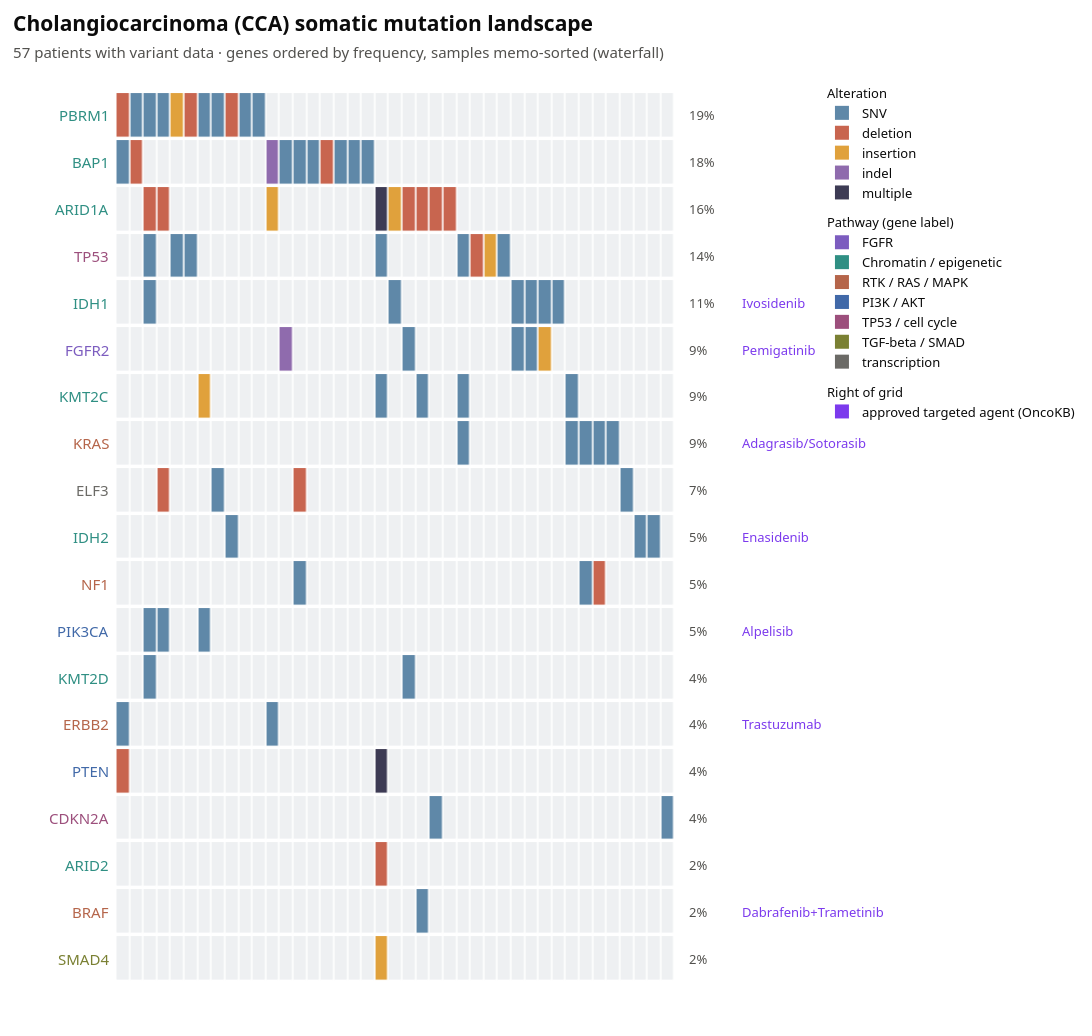

Here is the notebook cell this chart was saved with:
### Markdown cell above
## Somatic mutation landscape

An oncoprint of curated cholangiocarcinoma driver genes (grouped by pathway) across the cohort, coloured by variant class, with per-gene mutation frequency and the approved targeted agent for actionable drivers.

### Code cell
import json, numpy as np, pandas as pd
from collections import Counter, defaultdict

# validated dataviz palette
CAT = {"blue":"#2a78d6","aqua":"#1baf7a","yellow":"#eda100","green":"#008300","violet":"#4a3aa7",
       "red":"#e34948","magenta":"#e87ba4","orange":"#eb6834"}
INK,SEC,MUT,GRID,SURF = "#0b0b0b","#52514e","#898781","#e1e0d9","#fcfcfb"
FONT = "system-ui, -apple-system, Segoe UI, sans-serif"

def _res(rt): return [json.loads(r) for r in df_raw.loc[df_raw.resource_type==rt, "resource"]]
def _ext(exts, key):
    for e in exts or []:
        if key in e.get("url",""): return e.get("valueCode") or e.get("valueString")

pat = {p["id"]:{"sex":_ext(p.get("extension"),"birthsex"),"race":_ext(p.get("extension"),"us-core-race")} for p in _res("Patient")}
surv, pat_genes, pat_nvar = {}, defaultdict(dict), Counter()
for o in _res("Observation"):
    cd = o.get("code",{}).get("coding",[{}])[0]
    pid = (o.get("subject",{}).get("reference","") or "").replace("Patient/","")
    if cd.get("code")=="NCIT_C156419" or cd.get("display")=="Days between Diagnosis and Death":
        v = o.get("valueQuantity",{}).get("value")
        if pid and v is not None: surv[pid] = v/365.25
    comps = {(c.get("code",{}).get("coding",[{}])[0].get("display") or c.get("code",{}).get("coding",[{}])[0].get("code")):c.get("valueString") for c in o.get("component",[])}
    g, vc = comps.get("hugo_symbol"), comps.get("variant_class")
    if g and pid:
        pat_nvar[pid]+=1; prev=pat_genes[pid].get(g)
        pat_genes[pid][g] = vc if prev is None else ("multiple" if prev!=vc else prev)
# one row per patient (dedup) -> avoids the earlier variant-row inflation
sdf = pd.DataFrame([{"pid":p,"years":surv[p],"event":1,"sex":pat.get(p,{}).get("sex"),
                     "race":pat.get(p,{}).get("race"),"nvar":pat_nvar.get(p,0)} for p in surv])
print(f"survival: {len(sdf)} unique patients with a diagnosis-to-death observation (median {sdf.years.median():.2f}y)")

# ---- curated driver oncoprint + actionable targeted-therapy table (plotly) ----
import plotly.graph_objects as go
# Cholangiocarcinoma driver genes grouped by the alteration classes established in the CCA genomic
# literature: Banales et al. 2020 (Nat Rev Gastroenterol Hepatol), Nakamura et al. 2015 (Nat Genet),
# Farshidfar et al. 2017 (Cell Rep; TCGA-CHOL). Mutant IDH1/IDH2 act epigenetically in CCA
# (2-hydroxyglutarate -> DNA/histone hypermethylation), so they group with chromatin/epigenetic
# regulators, not "metabolism".
CCA_PATHWAYS={
    "FGFR":                   ["FGFR2"],
    "Chromatin / epigenetic": ["IDH1","IDH2","BAP1","ARID1A","ARID2","PBRM1","KMT2C","KMT2D"],
    "RTK / RAS / MAPK":       ["KRAS","BRAF","ERBB2","NF1","MET"],
    "PI3K / AKT":             ["PIK3CA","PTEN"],
    "TP53 / cell cycle":      ["TP53","CDKN2A"],
    "TGF-beta / SMAD":        ["SMAD4"],
    "transcription":          ["ELF3"],
}
CCA_DRIVERS=[g for gs in CCA_PATHWAYS.values() for g in gs]
# TARGETS provided by the OncoKB overlay cell above
# ---- waterfall oncoprint: genes by frequency, samples memo-sorted; chic palette ----
VC={"SNV":"#5f88a8","deletion":"#c8654f","insertion":"#e0a13c","indel":"#8f6bad","multiple":"#3d3b54"}
EMPTY="#eef0f2"; VIOLET="#7c3aed"; SURF2="#ffffff"
PW={"FGFR":"#7c5cbf","Chromatin / epigenetic":"#2f8f83","RTK / RAS / MAPK":"#b5654a","PI3K / AKT":"#4169a8",
    "TP53 / cell cycle":"#9c4f7c","TGF-beta / SMAD":"#7a8033","transcription":"#6b6a66"}
gene_pw={g:pw for pw,gs in CCA_PATHWAYS.items() for g in gs}
vp=[p for p in pat_genes if pat_genes[p]]; NV=len(vp)
freq={g:sum(1 for p in vp if g in pat_genes[p]) for g in CCA_DRIVERS}
genes=sorted([g for g in CCA_DRIVERS if freq[g]>0], key=lambda g:-freq[g])                 # waterfall rows
cols=sorted([p for p in vp if any(g in pat_genes[p] for g in genes)],
            key=lambda p: tuple(1 if g in pat_genes[p] else 0 for g in genes), reverse=True) # memo-sort columns
rows=genes[::-1]
CODE={None:0,"SNV":1,"deletion":2,"insertion":3,"indel":4,"multiple":5}
z=[[CODE.get(pat_genes[p].get(g)) for p in cols] for g in rows]
txt=[[f"{g} &#183; {p[:8]}<br>{pat_genes[p].get(g) or 'wild-type'}" for p in cols] for g in rows]
disc=[EMPTY,VC["SNV"],VC["deletion"],VC["insertion"],VC["indel"],VC["multiple"]]; nD=len(disc)
cs=[]; [cs.extend([[i/nD,c],[(i+1)/nD,c]]) for i,c in enumerate(disc)]
fig=go.Figure(go.Heatmap(z=z,y=list(range(len(rows))),text=txt,hoverinfo="text",colorscale=cs,
              zmin=-0.5,zmax=5.5,xgap=1.6,ygap=3.4,showscale=False))
fig.update_yaxes(showticklabels=False,showgrid=False,zeroline=False,range=[-0.8,len(rows)-0.2])
fig.update_xaxes(showticklabels=False,showgrid=False,zeroline=False,range=[-7,len(cols)+10])
for i,g in enumerate(rows):
    fig.add_annotation(x=-0.9,y=i,text=g,showarrow=False,xanchor="right",font=dict(size=15,color=PW[gene_pw[g]]))
    fig.add_annotation(x=len(cols)-0.3,y=i,text=f"{100*freq[g]/NV:.0f}%",showarrow=False,xanchor="left",xshift=9,font=dict(size=13,color=SEC))
    if g in TARGETS:
        fig.add_annotation(x=len(cols)-0.3,y=i,text=TARGETS[g],showarrow=False,xanchor="left",xshift=62,font=dict(size=13,color=VIOLET))
for k in ["SNV","deletion","insertion","indel","multiple"]:
    fig.add_trace(go.Scatter(x=[None],y=[None],mode="markers",marker=dict(size=14,color=VC[k],symbol="square"),
                  name=k,legendgroup="a",legendgrouptitle_text="Alteration"))
for pw,c in PW.items():
    if any(gene_pw[g]==pw for g in genes):
        fig.add_trace(go.Scatter(x=[None],y=[None],mode="markers",marker=dict(size=14,color=c,symbol="square"),
                      name=pw,legendgroup="p",legendgrouptitle_text="Pathway (gene label)"))
fig.add_trace(go.Scatter(x=[None],y=[None],mode="markers",marker=dict(size=14,color=VIOLET,symbol="square"),
              name="approved targeted agent (OncoKB)",legendgroup="x",legendgrouptitle_text="Right of grid"))
fig.update_layout(paper_bgcolor=SURF2,plot_bgcolor=SURF2,font=dict(family=FONT,color=INK),
    width=max(1120,len(cols)*27+540),height=len(rows)*44+200,margin=dict(l=28,r=40,t=78,b=40),
    legend=dict(orientation="v",y=1,x=1.005,font=dict(size=13),bgcolor="rgba(0,0,0,0)"),
    title=dict(text=f"<b>Cholangiocarcinoma (CCA) somatic mutation landscape</b><br><span style='font-size:15px;color:{SEC}'>{NV} patients with variant data &#183; genes ordered by frequency, samples memo-sorted (waterfall)</span>",x=0.012,y=0.97,font=dict(size=21)))
fig.show()

# actionable driver -> approved targeted therapy (external: OncoKB)
print("\nActionable drivers in this cohort (external targeted-therapy metadata):")
print(f"{'gene':7}{'patients':>9}{'freq':>6}  {'targeted agent':22} link")
for g in CCA_DRIVERS:
    if g in TARGETS and freq[g]>0:
        print(f"{g:7}{freq[g]:>9}{100*freq[g]/NV:>5.0f}%  {TARGETS[g]:22} https://www.oncokb.org/gene/{g}")

### Figure 1 — Plotly figure (JSON) as saved in the notebook; plotly's stock layout.template omitted (floating-point values rounded to 4 significant figures; data arrays with more than 128 entries replaced by an {"elided": "..."} marker saying what was removed)
{"data": [{"colorscale": [[0, "#eef0f2"], [0.1667, "#eef0f2"], [0.1667, "#5f88a8"], [0.3333, "#5f88a8"], [0.3333, "#c8654f"], [0.5, "#c8654f"], [0.5, "#e0a13c"], [0.6667, "#e0a13c"], [0.6667, "#8f6bad"], [0.8333, "#8f6bad"], [0.8333, "#3d3b54"], [1, "#3d3b54"]], "hoverinfo": "text", "showscale": false, "text": {"elided": "19x41 str values"}, "type": "heatmap", "xgap": 1.6, "y": [0, 1, 2, 3, 4, 5, 6, 7, 8, 9, 10, 11, 12, 13, 14, 15, 16, 17, 18], "ygap": 3.4, "z": {"elided": "19x41 int values"}, "zmax": 5.5, "zmin": -0.5}, {"legendgroup": "a", "legendgrouptitle": {"text": "Alteration"}, "marker": {"color": "#5f88a8", "size": 14, "symbol": "square"}, "mode": "markers", "name": "SNV", "type": "scatter", "x": [null], "y": [null]}, {"legendgroup": "a", "legendgrouptitle": {"text": "Alteration"}, "marker": {"color": "#c8654f", "size": 14, "symbol": "square"}, "mode": "markers", "name": "deletion", "type": "scatter", "x": [null], "y": [null]}, {"legendgroup": "a", "legendgrouptitle": {"text": "Alteration"}, "marker": {"color": "#e0a13c", "size": 14, "symbol": "square"}, "mode": "markers", "name": "insertion", "type": "scatter", "x": [null], "y": [null]}, {"legendgroup": "a", "legendgrouptitle": {"text": "Alteration"}, "marker": {"color": "#8f6bad", "size": 14, "symbol": "square"}, "mode": "markers", "name": "indel", "type": "scatter", "x": [null], "y": [null]}, {"legendgroup": "a", "legendgrouptitle": {"text": "Alteration"}, "marker": {"color": "#3d3b54", "size": 14, "symbol": "square"}, "mode": "markers", "name": "multiple", "type": "scatter", "x": [null], "y": [null]}, {"legendgroup": "p", "legendgrouptitle": {"text": "Pathway (gene label)"}, "marker": {"color": "#7c5cbf", "size": 14, "symbol": "square"}, "mode": "markers", "name": "FGFR", "type": "scatter", "x": [null], "y": [null]}, {"legendgroup": "p", "legendgrouptitle": {"text": "Pathway (gene label)"}, "marker": {"color": "#2f8f83", "size": 14, "symbol": "square"}, "mode": "markers", "name": "Chromatin / epigenetic", "type": "scatter", "x": [null], "y": [null]}, {"legendgroup": "p", "legendgrouptitle": {"text": "Pathway (gene label)"}, "marker": {"color": "#b5654a", "size": 14, "symbol": "square"}, "mode": "markers", "name": "RTK / RAS / MAPK", "type": "scatter", "x": [null], "y": [null]}, {"legendgroup": "p", "legendgrouptitle": {"text": "Pathway (gene label)"}, "marker": {"color": "#4169a8", "size": 14, "symbol": "square"}, "mode": "markers", "name": "PI3K / AKT", "type": "scatter", "x": [null], "y": [null]}, {"legendgroup": "p", "legendgrouptitle": {"text": "Pathway (gene label)"}, "marker": {"color": "#9c4f7c", "size": 14, "symbol": "square"}, "mode": "markers", "name": "TP53 / cell cycle", "type": "scatter", "x": [null], "y": [null]}, {"legendgroup": "p", "legendgrouptitle": {"text": "Pathway (gene label)"}, "marker": {"color": "#7a8033", "size": 14, "symbol": "square"}, "mode": "markers", "name": "TGF-beta / SMAD", "type": "scatter", "x": [null], "y": [null]}, {"legendgroup": "p", "legendgrouptitle": {"text": "Pathway (gene label)"}, "marker": {"color": "#6b6a66", "size": 14, "symbol": "square"}, "mode": "markers", "name": "transcription", "type": "scatter", "x": [null], "y": [null]}, {"legendgroup": "x", "legendgrouptitle": {"text": "Right of grid"}, "marker": {"color": "#7c3aed", "size": 14, "symbol": "square"}, "mode": "markers", "name": "approved targeted agent (OncoKB)", "type": "scatter", "x": [null], "y": [null]}], "layout": {"annotations": [{"font": {"color": "#7a8033", "size": 15}, "showarrow": false, "text": "SMAD4", "x": -0.9, "xanchor": "right", "y": 0}, {"font": {"color": "#52514e", "size": 13}, "showarrow": false, "text": "2%", "x": 40.7, "xanchor": "left", "xshift": 9, "y": 0}, {"font": {"color": "#b5654a", "size": 15}, "showarrow": false, "text": "BRAF", "x": -0.9, "xanchor": "right", "y": 1}, {"font": {"color": "#52514e", "size": 13}, "showarrow": false, "text": "2%", "x": 40.7, "xanchor": "left", "xshift": 9, "y": 1}, {"font": {"color": "#7c3aed", "size": 13}, "showarrow": false, "text": "Dabrafenib+Trametinib", "x": 40.7, "xanchor": "left", "xshift": 62, "y": 1}, {"font": {"color": "#2f8f83", "size": 15}, "showarrow": false, "text": "ARID2", "x": -0.9, "xanchor": "right", "y": 2}, {"font": {"color": "#52514e", "size": 13}, "showarrow": false, "text": "2%", "x": 40.7, "xanchor": "left", "xshift": 9, "y": 2}, {"font": {"color": "#9c4f7c", "size": 15}, "showarrow": false, "text": "CDKN2A", "x": -0.9, "xanchor": "right", "y": 3}, {"font": {"color": "#52514e", "size": 13}, "showarrow": false, "text": "4%", "x": 40.7, "xanchor": "left", "xshift": 9, "y": 3}, {"font": {"color": "#4169a8", "size": 15}, "showarrow": false, "text": "PTEN", "x": -0.9, "xanchor": "right", "y": 4}, {"font": {"color": "#52514e", "size": 13}, "showarrow": false, "text": "4%", "x": 40.7, "xanchor": "left", "xshift": 9, "y": 4}, {"font": {"color": "#b5654a", "size": 15}, "showarrow": false, "text": "ERBB2", "x": -0.9, "xanchor": "right", "y": 5}, {"font": {"color": "#52514e", "size": 13}, "showarrow": false, "text": "4%", "x": 40.7, "xanchor": "left", "xshift": 9, "y": 5}, {"font": {"color": "#7c3aed", "size": 13}, "showarrow": false, "text": "Trastuzumab", "x": 40.7, "xanchor": "left", "xshift": 62, "y": 5}, {"font": {"color": "#2f8f83", "size": 15}, "showarrow": false, "text": "KMT2D", "x": -0.9, "xanchor": "right", "y": 6}, {"font": {"color": "#52514e", "size": 13}, "showarrow": false, "text": "4%", "x": 40.7, "xanchor": "left", "xshift": 9, "y": 6}, {"font": {"color": "#4169a8", "size": 15}, "showarrow": false, "text": "PIK3CA", "x": -0.9, "xanchor": "right", "y": 7}, {"font": {"color": "#52514e", "size": 13}, "showarrow": false, "text": "5%", "x": 40.7, "xanchor": "left", "xshift": 9, "y": 7}, {"font": {"color": "#7c3aed", "size": 13}, "showarrow": false, "text": "Alpelisib", "x": 40.7, "xanchor": "left", "xshift": 62, "y": 7}, {"font": {"color": "#b5654a", "size": 15}, "showarrow": false, "text": "NF1", "x": -0.9, "xanchor": "right", "y": 8}, {"font": {"color": "#52514e", "size": 13}, "showarrow": false, "text": "5%", "x": 40.7, "xanchor": "left", "xshift": 9, "y": 8}, {"font": {"color": "#2f8f83", "size": 15}, "showarrow": false, "text": "IDH2", "x": -0.9, "xanchor": "right", "y": 9}, {"font": {"color": "#52514e", "size": 13}, "showarrow": false, "text": "5%", "x": 40.7, "xanchor": "left", "xshift": 9, "y": 9}, {"font": {"color": "#7c3aed", "size": 13}, "showarrow": false, "text": "Enasidenib", "x": 40.7, "xanchor": "left", "xshift": 62, "y": 9}, {"font": {"color": "#6b6a66", "size": 15}, "showarrow": false, "text": "ELF3", "x": -0.9, "xanchor": "right", "y": 10}, {"font": {"color": "#52514e", "size": 13}, "showarrow": false, "text": "7%", "x": 40.7, "xanchor": "left", "xshift": 9, "y": 10}, {"font": {"color": "#b5654a", "size": 15}, "showarrow": false, "text": "KRAS", "x": -0.9, "xanchor": "right", "y": 11}, {"font": {"color": "#52514e", "size": 13}, "showarrow": false, "text": "9%", "x": 40.7, "xanchor": "left", "xshift": 9, "y": 11}, {"font": {"color": "#7c3aed", "size": 13}, "showarrow": false, "text": "Adagrasib/Sotorasib", "x": 40.7, "xanchor": "left", "xshift": 62, "y": 11}, {"font": {"color": "#2f8f83", "size": 15}, "showarrow": false, "text": "KMT2C", "x": -0.9, "xanchor": "right", "y": 12}, {"font": {"color": "#52514e", "size": 13}, "showarrow": false, "text": "9%", "x": 40.7, "xanchor": "left", "xshift": 9, "y": 12}, {"font": {"color": "#7c5cbf", "size": 15}, "showarrow": false, "text": "FGFR2", "x": -0.9, "xanchor": "right", "y": 13}, {"font": {"color": "#52514e", "size": 13}, "showarrow": false, "text": "9%", "x": 40.7, "xanchor": "left", "xshift": 9, "y": 13}, {"font": {"color": "#7c3aed", "size": 13}, "showarrow": false, "text": "Pemigatinib", "x": 40.7, "xanchor": "left", "xshift": 62, "y": 13}, {"font": {"color": "#2f8f83", "size": 15}, "showarrow": false, "text": "IDH1", "x": -0.9, "xanchor": "right", "y": 14}, {"font": {"color": "#52514e", "size": 13}, "showarrow": false, "text": "11%", "x": 40.7, "xanchor": "left", "xshift": 9, "y": 14}, {"font": {"color": "#7c3aed", "size": 13}, "showarrow": false, "text": "Ivosidenib", "x": 40.7, "xanchor": "left", "xshift": 62, "y": 14}, {"font": {"color": "#9c4f7c", "size": 15}, "showarrow": false, "text": "TP53", "x": -0.9, "xanchor": "right", "y": 15}, {"font": {"color": "#52514e", "size": 13}, "showarrow": false, "text": "14%", "x": 40.7, "xanchor": "left", "xshift": 9, "y": 15}, {"font": {"color": "#2f8f83", "size": 15}, "showarrow": false, "text": "ARID1A", "x": -0.9, "xanchor": "right", "y": 16}, {"font": {"color": "#52514e", "size": 13}, "showarrow": false, "text": "16%", "x": 40.7, "xanchor": "left", "xshift": 9, "y": 16}, {"font": {"color": "#2f8f83", "size": 15}, "showarrow": false, "text": "BAP1", "x": -0.9, "xanchor": "right", "y": 17}, {"font": {"color": "#52514e", "size": 13}, "showarrow": false, "text": "18%", "x": 40.7, "xanchor": "left", "xshift": 9, "y": 17}, {"font": {"color": "#2f8f83", "size": 15}, "showarrow": false, "text": "PBRM1", "x": -0.9, "xanchor": "right", "y": 18}, {"font": {"color": "#52514e", "size": 13}, "showarrow": false, "text": "19%", "x": 40.7, "xanchor": "left", "xshift": 9, "y": 18}], "font": {"color": "#0b0b0b", "family": "system-ui, -apple-system, Segoe UI, sans-serif"}, "height": 1036, "legend": {"bgcolor": "rgba(0,0,0,0)", "font": {"size": 13}, "orientation": "v", "x": 1.005, "y": 1}, "margin": {"b": 40, "l": 28, "r": 40, "t": 78}, "paper_bgcolor": "#ffffff", "plot_bgcolor": "#ffffff", "title": {"font": {"size": 21}, "text": "<b>Cholangiocarcinoma (CCA) somatic mutation landscape</b><br><span style='font-size:15px;color:#52514e'>57 patients with variant data &#183; genes ordered by frequency, samples memo-sorted (waterfall)</span>", "x": 0.012, "y": 0.97}, "width": 1647, "xaxis": {"range": [-7, 51], "showgrid": false, "showticklabels": false, "zeroline": false}, "yaxis": {"range": [-0.8, 18.8], "showgrid": false, "showticklabels": false, "zeroline": false}}}
